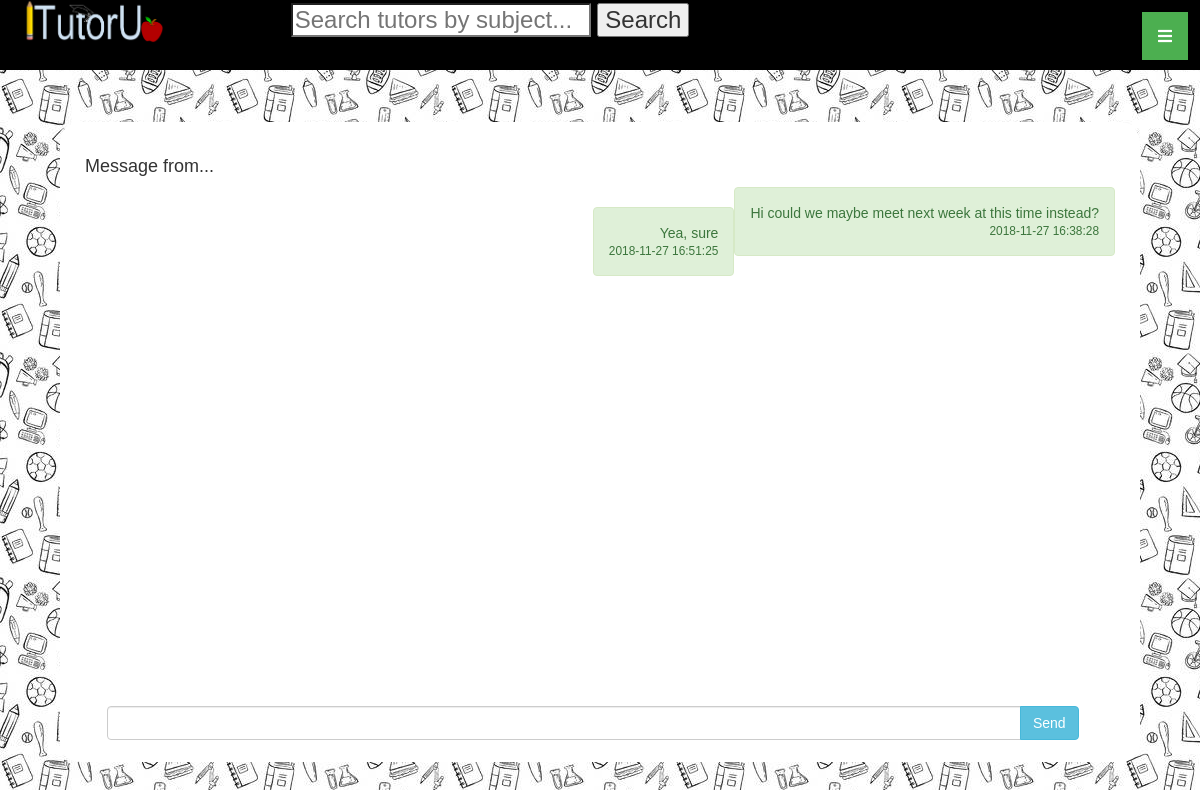
The app's page /Thread/detail/1 (signed in), older data.
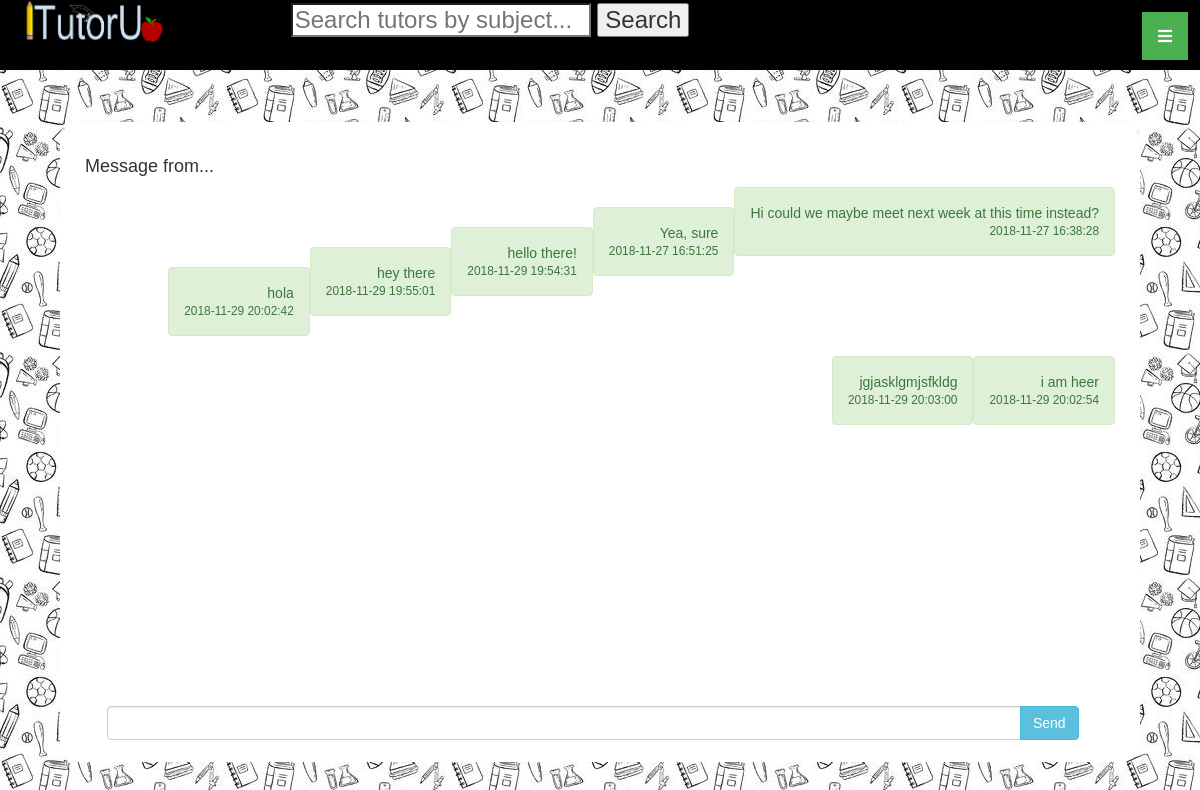
The same page, newer data.
### tables this page shows
CREATE TABLE `message` (
  `messageId` int(11) NOT NULL,
  `threadId` int(11) NOT NULL,
  `messageText` varchar(1024) NOT NULL,
  `senderId` int(11) NOT NULL,
  `timestamp` timestamp NULL DEFAULT CURRENT_TIMESTAMP ON UPDATE CURRENT_TIMESTAMP
);

### app/controllers/ThreadController.php (called while the page is built, shortened)
<?php
class ThreadController extends Controller{
	public function detail($threadId) {
		$message = $this->model('Message');
		$messages = $message->getMessages($threadId);
		$this->view('Thread/detail', ['messages'=>$messages, 'threadId'=>$threadId]);
	}
}
?>

### app/core/App.php (called while the page is built, shortened)
<?php
class App {
	protected $method = 'index';
	public function __construct() {
		$url = $this->parseUrl();
		if(file_exists('app/controllers/' . $url[0] . 'Controller.php')){
			unset($url[0]);
		}
		$this->controller = new $this->controller();
		if(isset($url[1])) {
			if(method_exists($this->controller, $url[1]) ){
				$this->method = $url[1];
			}
			unset($url[1]);
		}
		$this->params = $url ? array_values($url):[];
		call_user_func_array([$this->controller, $this->method], $this->params);
	}
	public function parseUrl() {
		if(isset($_GET['url'])){
			return $url = explode('/', filter_var(rtrim($_GET['url'], '/')), FILTER_SANITIZE_URL);
		}
	}
}
?>

### index.php (called while the page is built, shortened)
<?php
	$app = new App();
?>

### app/models/Message.php (called while the page is built, shortened)
<?php
class Message extends Model {
	public function getMessages($threadId){
		$sql = "SELECT * FROM message WHERE threadId = :threadId";
		$stmt = self::$_connection->prepare($sql);
		$stmt->execute(['threadId'=>$threadId]);
		$stmt->setFetchMode(PDO::FETCH_CLASS, 'Message');
		return $stmt->fetchAll();
	}
}
?>

### app/core/Model.php (called while the page is built, shortened)
<?php
class Model extends ModelCaller
{
	public function __construct() {
		$server = 'localhost';
		$DBName = 'itutorudb';
		$user = 'root';
		$pass = '';
	}
}
?>

### app/core/ModelCaller.php (called while the page is built, shortened)
<?php
class ModelCaller {
	public static function model($model) {
		if(file_exists('app/models/' . $model . '.php')) {
			return new $model();
		}
		else return null;
	}
}
?>

### app/views/Thread/detail.php (the view, shortened to what this page needs)
<html>
	<head>
		<?php include_once('app/views/Default/stylesheet_links.php') ?>
	</head>
	<body>
		<?php include_once('app/views/Default/header.php') ?>
			<div class="content_block">
				<div>
					<h4>Message from...</h4>
					<div class="">
						<?php
							$messages = $data['messages'];
							foreach($messages as $message){
								if($message->senderId = $_SESSION['userId']){
									print("
										<div class='alert alert-success usermessage' style='text-align: right'>
											<p>$message->messageText</p>
											<small>$message->timestamp</small>
										</div><br/>
									");
								}
							}
						?>
					</div>
					<?php $threadId = $data['threadId'] ?>
					<form action="/Message/_create/<?php echo $threadId ?>" method="post" id="messageForm" class="input-group">
					   <input type="text" name="message" class="form-control" autocomplete="off">
					   <span class="input-group-btn">
					        <input class="btn btn-info" type="submit" value="Send" />
					   </span>
					</form>
				</div>
			</div>
	</body>
</html>

### app/core/Controller.php
<?php
class Controller extends ModelCaller
{
	public function view($view, $data = []) {
		if(file_exists('app/views/' . $view . '.php')) {
			require_once 'app/views/' . $view . '.php';
		}
		else echo "Cannot load view $view: file not found!";
	}
}
?>

### app/views/Default/stylesheet_links.php (shortened to what this page needs)
<link rel="stylesheet" href="https://maxcdn.bootstrapcdn.com/bootstrap/3.3.7/css/bootstrap.min.css">
		<link rel="stylesheet" href="../../../css/default_styles.css" type="text/css" />
		<link rel="stylesheet" href="https://use.fontawesome.com/releases/v5.5.0/css/all.css">

### app/views/Default/header.php (shortened to what this page needs)
<header class="main">
	<a href="/User/home"><img src="/images/logo1.png" /></a>
	<form method="get" action="/Tutor/search" style="display: inline">
		<span id="search_bar">
			<input type="search" name="search" placeholder="Search tutors by subject..." />
			<button>Search</button>
		</span>
	</form>
	<span class="dropdown">
	  	<button style="" class="dropbtn"><i class="fas fa-bars"></i></button>
	</span>
</header>

### css/default_styles.css (style rules this page uses)
body { padding: 0px; margin: 0px; position: relative; background-image: url("../images/default.jpg"); font-family: 'Arial', sans-serif; }
header { height: 70px; background-color: black; font: x-large sans-serif; text-align: left; text-indent: 20px; }
header a { cursor: pointer; }
header img, #profileImage { cursor: pointer; margin-right: 10%; }
header #search_bar { margin-right: 5%; }
header #search_bar input { width: 25%; }
header .dropdown { float: right; margin-right: 1%; margin-top: 1%; }
header img { width: 12%; }
.content_block { overflow: auto; position: relative; padding: 25px; background-color: white; border-radius: 20px; width: 90%; margin: 5%; top: -1%; min-height: 80%; }
.dropbtn { background-color: #4CAF50; color: white; padding: 16px; font-size: 16px; border: none; }
.dropdown { position: relative; display: inline-block; }
.usermessage { float: right; text-align: right; }
#messageForm { position: absolute; bottom: 0; width: 90%; margin-left: 2%; margin-right: 10%; margin-bottom: 2%; }

Row changes from the older to the newer data that the page shows:
added message: messageText "hello there!", timestamp "2018-11-29 19:54:31"
added message: messageText "hey there", timestamp "2018-11-29 19:55:01"
added message: messageText "hola", timestamp "2018-11-29 20:02:42"
added message: messageText "i am heer", timestamp "2018-11-29 20:02:54"
added message: messageText "jgjasklgmjsfkldg", timestamp "2018-11-29 20:03:00"
